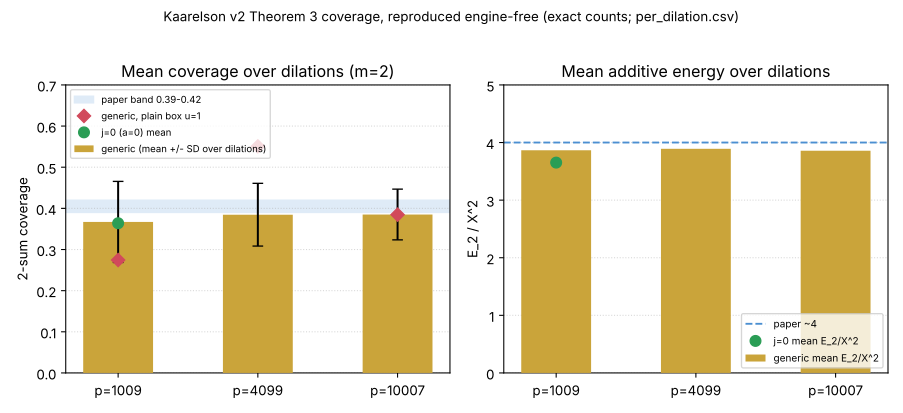

The script that saved this image:
#!/usr/bin/env python3
"""Plot measured mean coverage and E_2/X^2 against the paper's values.
Lays out recorded values from ../per_dilation.csv only (aggregates means/SD; no
new computation of the quantities themselves). See ../RESULT.md.
Run: <scratch-venv>/bin/python coverage.py
"""
import csv, statistics, os
import matplotlib
matplotlib.use("Agg")
matplotlib.rcParams["svg.fonttype"] = "none"
import matplotlib.pyplot as plt

here = os.path.dirname(os.path.abspath(__file__))
rows = list(csv.DictReader(open(os.path.join(here, "..", "per_dilation.csv"))))

def agg(p, arm):
    cov = [float(r["coverage"]) for r in rows if int(r["p"]) == p and r["arm"] == arm]
    en  = [float(r["E2overX2"]) for r in rows if int(r["p"]) == p and r["arm"] == arm]
    u1  = [float(r["coverage"]) for r in rows if int(r["p"]) == p and r["arm"] == arm and int(r["u"]) == 1]
    if not cov:
        return None
    return dict(mean=statistics.fmean(cov), sd=statistics.pstdev(cov),
                en=statistics.fmean(en), u1=(u1[0] if u1 else None))

primes = [1009, 4099, 10007]
gen = {p: agg(p, "generic") for p in primes}
j0  = {p: agg(p, "j0") for p in primes}

fig, (ax1, ax2) = plt.subplots(1, 2, figsize=(9.4, 4.3))
xs = range(len(primes))

# Panel 1: coverage
ax1.axhspan(0.39, 0.42, color="#4b8fd1", alpha=0.18, zorder=0,
            label="paper band 0.39-0.42")
ax1.bar(list(xs), [gen[p]["mean"] for p in primes],
        yerr=[gen[p]["sd"] for p in primes], capsize=4, width=0.5,
        color="#caa43a", zorder=3, label="generic (mean +/- SD over dilations)")
ax1.plot(list(xs), [gen[p]["u1"] for p in primes], "D", color="#d1495b",
         ms=7, zorder=5, label="generic, plain box u=1")
# j0 where available
jx = [i for i, p in enumerate(primes) if j0[p]]
ax1.plot(jx, [j0[primes[i]]["mean"] for i in jx], "o", color="#2a9d55",
         ms=8, zorder=5, label="j=0 (a=0) mean")
ax1.set_xticks(list(xs)); ax1.set_xticklabels([f"p={p}" for p in primes])
ax1.set_ylabel("2-sum coverage"); ax1.set_ylim(0, 0.7)
ax1.set_title("Mean coverage over dilations (m=2)")
ax1.grid(axis="y", ls=":", alpha=0.5); ax1.legend(fontsize=7.2, loc="upper left")

# Panel 2: energy
ax2.axhline(4.0, color="#4b8fd1", ls="--", lw=1.4, zorder=2, label="paper ~4")
ax2.bar(list(xs), [gen[p]["en"] for p in primes], width=0.5, color="#caa43a",
        zorder=3, label="generic mean E_2/X^2")
ax2.plot(jx, [j0[primes[i]]["en"] for i in jx], "o", color="#2a9d55", ms=8,
         zorder=5, label="j=0 mean E_2/X^2")
ax2.set_xticks(list(xs)); ax2.set_xticklabels([f"p={p}" for p in primes])
ax2.set_ylabel("E_2 / X^2"); ax2.set_ylim(0, 5)
ax2.set_title("Mean additive energy over dilations")
ax2.grid(axis="y", ls=":", alpha=0.5); ax2.legend(fontsize=7.5, loc="lower right")

fig.suptitle("Kaarelson v2 Theorem 3 coverage, reproduced engine-free "
             "(exact counts; per_dilation.csv)", fontsize=10)
fig.tight_layout(rect=(0, 0, 1, 0.96))
fig.savefig(os.path.join(here, "coverage.svg"))
print("wrote coverage.svg; generic:",
      {p: (round(gen[p]["mean"], 4), round(gen[p]["en"], 3)) for p in primes})
